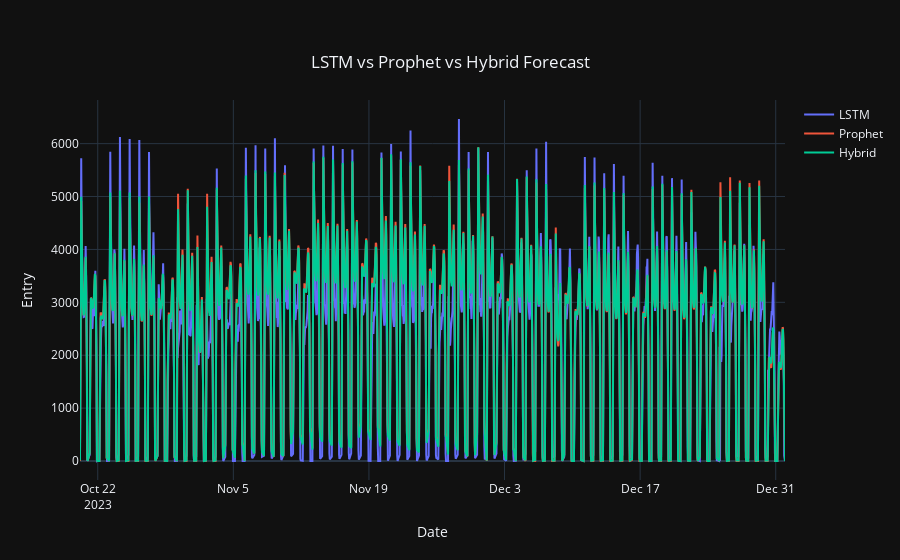

Notebook code for this chart:
### Markdown cell above
### Comparison Graphs

### Code cell
# Create traces for LSTM, Prophet, and Hybrid forecasts
lstm_trace = go.Scatter(x=hybrid_forecast['ds'],
                        y=hybrid_forecast['lstm'],
                        mode='lines',
                        name='LSTM')

prophet_trace = go.Scatter(x=hybrid_forecast['ds'],
                           y=hybrid_forecast['prophet'],
                           mode='lines',
                           name='Prophet')

hybrid_trace = go.Scatter(x=hybrid_forecast['ds'],
                          y=hybrid_forecast['yhat'],
                          mode='lines',
                          name='Hybrid')

# Define layout
layout = go.Layout(title={'text': 'LSTM vs Prophet vs Hybrid Forecast',
                          'y': 0.9,
                          'x': 0.5,
                          'xanchor': 'center',
                          'yanchor': 'top'},
                   xaxis=dict(title='Date'),
                   yaxis=dict(title='Entry'),
                   template='plotly_dark')

# Combine traces
data = [lstm_trace, prophet_trace, hybrid_trace,]

# Create figure
fig = go.Figure(data=data, layout=layout)

# Display the plot
iplot(fig)

### Figure 1 — Plotly figure (JSON) as saved in the notebook; plotly's stock layout.template omitted (floating-point values rounded to 4 significant figures; data arrays with more than 128 entries replaced by an {"elided": "..."} marker saying what was removed)
{"data": [{"mode": "lines", "name": "LSTM", "type": "scatter", "x": {"elided": "1460 str values"}, "y": {"elided": "1460 int values"}}, {"mode": "lines", "name": "Prophet", "type": "scatter", "x": {"elided": "1460 str values"}, "y": {"elided": "1460 int values"}}, {"mode": "lines", "name": "Hybrid", "type": "scatter", "x": {"elided": "1460 str values"}, "y": {"elided": "1460 float values"}}], "layout": {"title": {"text": "LSTM vs Prophet vs Hybrid Forecast", "x": 0.5, "xanchor": "center", "y": 0.9, "yanchor": "top"}, "xaxis": {"title": {"text": "Date"}}, "yaxis": {"title": {"text": "Entry"}}}}
